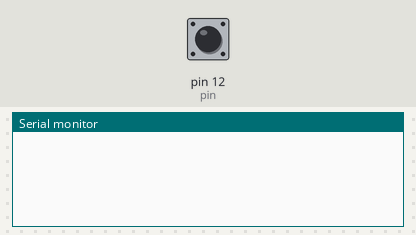
Simulated run of this sketch. Board: Arduino Uno, built with avr-gcc and run on an emulated ATmega328P. On the bench: the last lines printed to the serial monitor. The test bench sets the inputs (shaded band); at power-on: pin 12 (pin) LOW.

Above: at 1.2 s.
1.3 s: pin 12 (pin) driven HIGH
At 4.1 s:
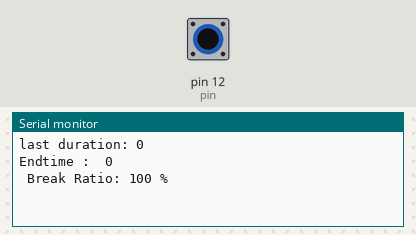
4.3 s: pin 12 (pin) pulsed LOW 2 times (0.12 s each, 0.3 s apart)
At 5.3 s:
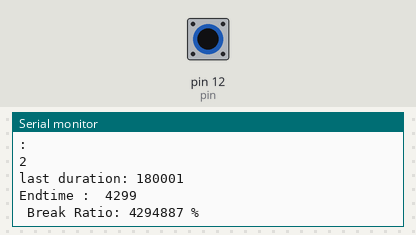

The sketch:

Finalpulsevanilla.ino
```cpp
int pin = 12;
int pulse;
unsigned long duration;
unsigned long starttime;
unsigned long endtime;
int var = 0;
unsigned long dur;

unsigned long dur2;
unsigned long pulsewidth = 100000;
unsigned long brratio;

void setup() {
  Serial.begin(9600);
  pinMode(pin, INPUT);
pulse = 1;


}

void loop() {
  starttime = millis();                       // Variable for saving intial value of Timer.
endtime = starttime;    // Variable for saving final value of Timer.

if(digitalRead(pin) > var)           // Detection of Pulse "HIGH" or "LOW".
{


  while ((endtime - starttime) <=1100)        // do this loop for up to 1000mS
{

  duration = pulseIn(pin, HIGH);

  if (duration > 2000)
  {
   pulse++ ;
  Serial.println(duration);
  Serial.println(":    ");
  Serial.println(pulse);
  dur = duration;
  dur2 = endtime;
  }
 endtime  = millis();

}

 Serial.print("last duration: ");
 Serial.println(dur);
 Serial.print("Endtime :  ");
 Serial.println(dur2);
 pulse = 1;
 brratio = (pulsewidth - (dur))/1000;

 Serial.print(F (" Break Ratio: "));
 Serial.print(brratio);
 Serial.println(F (" %"));

}
}
//}
```

Measured:
- after the input at 1.3 s, the serial monitor: prints a new line after 2.0 s (image 1)
- after the input at 4.3 s, the serial monitor: prints a new line after 0.30 s (image 2)
